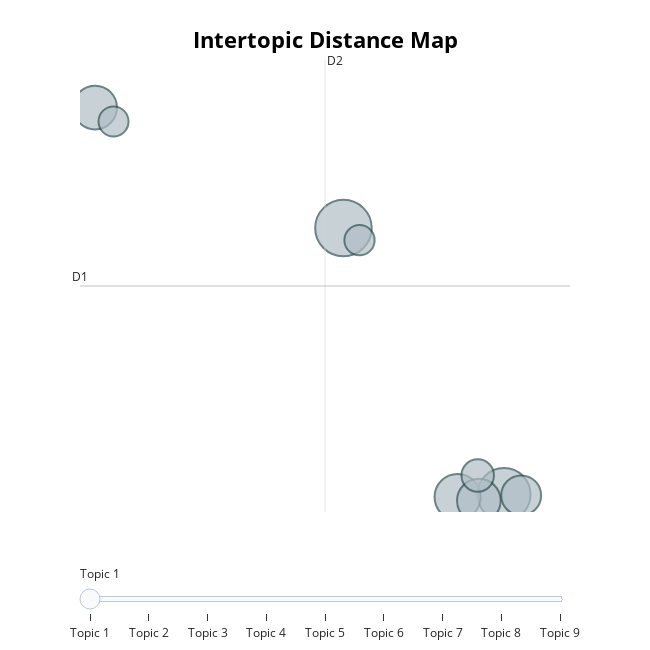

Source (notebook cell):
### Markdown cell above
## Relationships between the topics

### Code cell
topic_model.visualize_topics(top_n_topics=10)

### Figure 1 — Plotly figure (JSON) as saved in the notebook; plotly's stock layout.template omitted (floating-point values rounded to 4 significant figures)
{"data": [{"customdata": [[3.03, 5.324, 1, "crisis | government | economy | policy | country", 1012], [6.32, -1.887, 2, "protein | virus | receptor | gene | infection", 888], [5.369, -1.958, 3, "mask | antibody | respirator | swab | assay", 669], [-2.059, 8.587, 4, "anxiety | depression | stress | symptom | survey", 606], [5.804, -2.054, 5, "patient | lung | pneumonia | case | disease", 603], [6.671, -1.912, 6, "protease | inhibitor | target | molecule | protein", 502], [5.781, -1.374, 7, "patient | temperature | mortality | humidity | outcome", 333], [3.359, 4.996, 8, "student | education | school | learn | teach", 289], [-1.681, 8.21, 9, "attitude | perception | participant | taste | smell", 284]], "hovertemplate": "<b>Topic %{customdata[2]}</b><br>Words: %{customdata[3]}<br>Size: %{customdata[4]}", "legendgroup": "", "marker": {"color": "#B0BEC5", "line": {"color": "DarkSlateGrey", "width": 2}, "size": [1012, 888, 669, 606, 603, 502, 333, 289, 284], "sizemode": "area", "sizeref": 0.6325, "symbol": "circle"}, "mode": "markers", "name": "", "orientation": "v", "showlegend": false, "type": "scatter", "x": [3.03, 6.32, 5.369, -2.059, 5.804, 6.671, 5.781, 3.359, -1.681], "xaxis": "x", "y": [5.324, -1.887, -1.958, 8.587, -2.054, -1.912, -1.374, 4.996, 8.21], "yaxis": "y"}], "layout": {"annotations": [{"showarrow": false, "text": "D1", "x": -2.368, "y": 3.756, "yshift": 10}, {"showarrow": false, "text": "D2", "x": 2.652, "xshift": 10, "y": 9.875}], "height": 650, "hoverlabel": {"bgcolor": "white", "font": {"family": "Rockwell", "size": 16}}, "legend": {"itemsizing": "constant", "tracegroupgap": 0}, "margin": {"t": 60}, "shapes": [{"line": {"color": "#CFD8DC", "width": 2}, "type": "line", "x0": 2.652, "x1": 2.652, "y0": -2.362, "y1": 9.875}, {"line": {"color": "#9E9E9E", "width": 2}, "type": "line", "x0": -2.368, "x1": 7.672, "y0": 3.756, "y1": 3.756}], "sliders": [{"active": 0, "pad": {"t": 50}, "steps": [{"args": [{"marker.color": [["red", "#B0BEC5", "#B0BEC5", "#B0BEC5", "#B0BEC5", "#B0BEC5", "#B0BEC5", "#B0BEC5", "#B0BEC5"]]}], "label": "Topic 1", "method": "update"}, {"args": [{"marker.color": [["#B0BEC5", "red", "#B0BEC5", "#B0BEC5", "#B0BEC5", "#B0BEC5", "#B0BEC5", "#B0BEC5", "#B0BEC5"]]}], "label": "Topic 2", "method": "update"}, {"args": [{"marker.color": [["#B0BEC5", "#B0BEC5", "red", "#B0BEC5", "#B0BEC5", "#B0BEC5", "#B0BEC5", "#B0BEC5", "#B0BEC5"]]}], "label": "Topic 3", "method": "update"}, {"args": [{"marker.color": [["#B0BEC5", "#B0BEC5", "#B0BEC5", "red", "#B0BEC5", "#B0BEC5", "#B0BEC5", "#B0BEC5", "#B0BEC5"]]}], "label": "Topic 4", "method": "update"}, {"args": [{"marker.color": [["#B0BEC5", "#B0BEC5", "#B0BEC5", "#B0BEC5", "red", "#B0BEC5", "#B0BEC5", "#B0BEC5", "#B0BEC5"]]}], "label": "Topic 5", "method": "update"}, {"args": [{"marker.color": [["#B0BEC5", "#B0BEC5", "#B0BEC5", "#B0BEC5", "#B0BEC5", "red", "#B0BEC5", "#B0BEC5", "#B0BEC5"]]}], "label": "Topic 6", "method": "update"}, {"args": [{"marker.color": [["#B0BEC5", "#B0BEC5", "#B0BEC5", "#B0BEC5", "#B0BEC5", "#B0BEC5", "red", "#B0BEC5", "#B0BEC5"]]}], "label": "Topic 7", "method": "update"}, {"args": [{"marker.color": [["#B0BEC5", "#B0BEC5", "#B0BEC5", "#B0BEC5", "#B0BEC5", "#B0BEC5", "#B0BEC5", "red", "#B0BEC5"]]}], "label": "Topic 8", "method": "update"}, {"args": [{"marker.color": [["#B0BEC5", "#B0BEC5", "#B0BEC5", "#B0BEC5", "#B0BEC5", "#B0BEC5", "#B0BEC5", "#B0BEC5", "red"]]}], "label": "Topic 9", "method": "update"}]}], "title": {"font": {"color": "Black", "size": 22}, "text": "<b>Intertopic Distance Map", "x": 0.5, "xanchor": "center", "y": 0.95, "yanchor": "top"}, "width": 650, "xaxis": {"anchor": "y", "domain": [0, 1], "range": [-2.368, 7.672], "title": {"text": ""}, "visible": false}, "yaxis": {"anchor": "x", "domain": [0, 1], "range": [-2.362, 9.875], "title": {"text": ""}, "visible": false}}}
